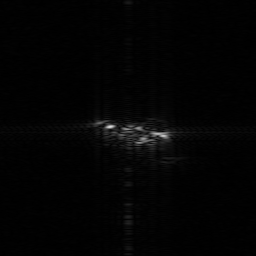
#> input picture images_ISAR/A10_104.bmp, 256 x 256 px; its folder holds only this picture in this run
$ jupyter execute --allow-errors BE_Note_Raphael.ipynb
#> lines starting #> are read from the running program, lines starting #| are printed output that depends on the picture; long printed decimals are rounded
# <center>UE 4.1 - Machine Learning </center>

UE 4.1 Machine Learning
Noms et prénoms : GETA Rayane, AZOU Raphaël

### Imports

[cell 1]
import numpy as np
import sklearn as sk
import os
import cv2
from matplotlib import pyplot as plt
import skimage
from skimage import data
from skimage.registration import phase_cross_correlation
from skimage.transform import warp_polar, rotate, rescale
from skimage.util import img_as_float
from sklearn.neighbors import KNeighborsClassifier
import random
import time

path = "./images_ISAR"

---

## Partie I - Analyse de données ISAR

<div class="alert alert-info">
<h3 class="alert-heading"> Question 1 - Généralités sur la base de données</h3>

#### Lecture du fichier
Premièrement, on load le fichier zip contenant les images.

[cell 2]
images = []
for image in os.listdir(path):
    img = cv2.imread(os.path.join(path,image),cv2.IMREAD_GRAYSCALE)
#> img is the input picture: shape (256, 256); min 0, max 219, mean 3.4
    if img is not None:
        images.append(img)

print("> Nombres d'images : "+ str(len(images)))
#| > Nombres d'images : 1
print("> Taille d'une image : "+ str(images[0].shape))
#| > Taille d'une image : (256, 256)

##Afficage de 10 d'entre elles
plt.subplots(2,5,figsize=(15,6))
#> (the rest of this cell did not finish here and is left out)

Il y a 810 images dans le dossier "images_ISAR".

#### Séparation des images par classes

[cell 3]
# Store the image file names in a list as long as they are bmps
nom_images = [f for f in os.listdir(path) if os.path.splitext(f)[-1] == '.bmp']
type_appareil=[]
for k in nom_images:
    type_appareil.append(k.split("_")[0])  #split the names before the _

#print(type_appareil)
values, counts = np.unique(type_appareil, return_counts=True)  #count the number of different elements in the list

print("Classes :", values)
print("Nombre d'images par classe :", counts)

#### Histogramme

[cell 4]
plt.figure(figsize=(8, 6))
plt.bar(values, counts, color='skyblue')
plt.xlabel('Classes')
plt.ylabel('Nombre d\'images')
plt.title('Nombre d\'images par classe')
plt.xticks(rotation=45)
plt.grid(axis='y', linestyle='--', alpha=0.7)
plt.show()
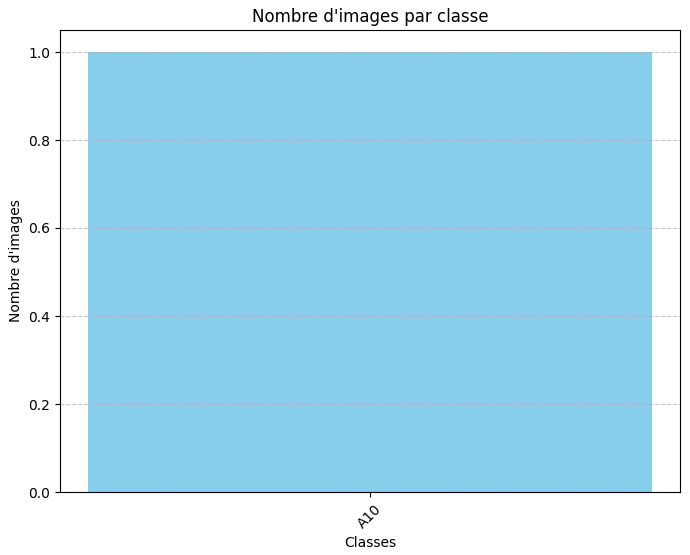
#> figure drawn by matplotlib, 1 panel

### Analyse
On constate que chaque classe contient le même nombre d'images, soit 162. Cela signifie que la base de données est équilibrée et qu'il n'y a pas de biais dans les données. Le modèle ne sera donc pas influencé par une classe plus représentée que les autres.

#### Dimension de l'espace de données

[cell 5]
# a completer
print("> Dimension de l'espace de données : ",images[0].shape[0]*images[0].shape[1])
#| > Dimension de l'espace de données :  65536
print("> Valeur maximale de l'espace de données : ",np.max(images[0]))
#| > Valeur maximale de l'espace de données :  219
print("> Valeur minimale de l'espace de données : ",np.min(images[0]))
#| > Valeur minimale de l'espace de données :  0

### Commentaires
Chaque image a une dimension de 256*256 pixels, soit 65536 pixels par image. Le modèle KPPV peut être lent et coûteux en calcul, car il doit stocker et comparer toutes les données d’entraînement pour chaque prédiction. Cela signifie qu'il n’est pas idéal pour les ensembles de données de grande taille. Il est donc dans notre intérêt de réduire la dimension de l'espace de données pour accélérer le processus de prédiction étant donné que pour les images que nous avons, les zones ayant le plus d'informations sont les zones centrales.

#### Réduction de la dimension des données

##### Affichage des niveaux de gris d'une image aléatoire

[cell 6]
# Crop d'une image [256,256] -> [150,150]
cropSize = (150,150)
xmin = (images[0].shape[0] - cropSize[0])//2
xmax = xmin + cropSize[0]
ymin = (images[0].shape[1] - cropSize[1])//2
ymax = ymin + cropSize[1]

def crop(a):
    new=[]
    for i in range(len(a)):
        new.append(a[i][ymin:ymax,xmin:xmax])
#> this loop made 1 pass
#> after the loop, new = 1 item
    return new

def aff_grey(a):
    plt.imshow(a,cmap='gray')

cropped_images = crop(images)
#> cropped_images = 1 item

plt.subplots(2,5,figsize=(15,6))
#> (the rest of this cell did not finish here and is left out)

Voici quelques images "croppées".

<div class="alert alert-info">
<h3 class="alert-heading"> Question 2 - Load BDD</h3>

Ici, on a une fonction qui à partir d'un dossier donné d'images (de format .bmp) renvoie la matrice des donneés et le vecteur des labels

[cell 7]
import cv2
import os
import numpy as np


def load_bdd(directory):
#> called with directory = './images_ISAR'
    images = []  # Matrice de données (images mises à plat)
    label_list = []  # Vecteur des classes (labels)

    nom_images = [f for f in os.listdir(directory) if os.path.splitext(f)[-1] == '.bmp']

    labels = []
    for k in nom_images:
        labels.append(k.split("_")[0])

    for filename in nom_images:
        filepath = os.path.join(directory, filename)
        if os.path.isfile(filepath):
            img = cv2.imread(filepath, cv2.IMREAD_GRAYSCALE)
            if img is not None:
                images.append(img_as_float(img))
                label = filename.split("_")[0]
                label_list.append(label)

    data = np.array(crop(images)).reshape(len(images), -1)
#> the loop in crop (call 2), `for i in range(len(a)):` made 1 pass
    label_list = np.array(label_list)
    return data, label_list

directory = "./images_ISAR"
data, label = load_bdd(directory)
print("Matrice de données :", data.shape)
#| Matrice de données : (1, 22500)
print("Vecteur des classes (labels) :", label.shape)
#| Vecteur des classes (labels) : (1,)

## Partie II - Extraction des caractéristiques discriminantes – Image polaire

<div class="alert alert-info">
<h3 class="alert-heading"> Question 1 - Fonction polaire()</h3>

[cell 8]
#Image aléatoire

image = random.choice(images)

# exemple de la fonction polaire
def polaire(image, Nr=50, Mtheta=50, Rmax=50):
#> called with Nr = 50, Mtheta = 50, Rmax = 50
    M, N = image.shape
    center_x, center_y = N//2, M//2
    polar_image = np.zeros((Nr, Mtheta))
    dtheta = 2*np.pi/(Mtheta-1)
    dr = Rmax/(Nr-1)
    for m in range(Nr):
        for n in range(Mtheta):
            theta = -np.pi + (n-1)*dtheta
            r = (m-1)*dr
            x = center_x + r*np.cos(theta)
            y = center_y + r*np.sin(theta)
            x, y = int(x), int(y)
            if x >= N or y >= M:
                continue
            polar_image[m,n] = image[x, y]
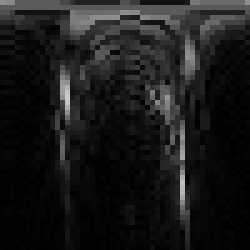
#> polar_image: shape (50, 50) float64 (shown 5 times larger); min 0, max 204, mean 25.7

    return polar_image

# A compléter


polaire_image = polaire(image)
plt.imshow(polaire_image, cmap='gray')
newDim = polaire_image.shape[0]*polaire_image.shape[1]
oldDim = image.shape[0]*image.shape[1]
gain_pourcentage = 100*abs(oldDim - newDim)/oldDim

print("> Dimension de l'espace de données avant transformation polaire : ", oldDim)
#| > Dimension de l'espace de données avant transformation polaire :  65536
print("> Dimension de l'espace de données après transformation polaire : ", newDim)
#| > Dimension de l'espace de données après transformation polaire :  2500
print("> Gain de réduction de la dimension : " + str(gain_pourcentage) + " %")
#| > Gain de réduction de la dimension : 96.185 %

#### Commentaires
La représentation des images en coordonnées polaires permet de mettre en évidence les caractéristiques de l'image en réduisant davantage la dimension de l'espace de données.

<div class="alert alert-info">
<h3 class="alert-heading"> Question 2 - Invariances des images polaires</h3>

### Invariance par rotation

[cell 9]
#
# Supposons que 'image' soit votre image d'origine
image = random.choice(images)

angles = [0,45,90,180]

cols_count = len(angles)
fig, axes = plt.subplots(2, cols_count, figsize=(15, 6))

for i in range(len(angles)):
    angle = angles[i]
    image_rotated = rotate(image, angle)
    image_polar = polaire(image_rotated)

    axes[0, i].imshow(image_rotated, cmap='gray')
    axes[0, i].set_title(f"Image rotaté de {angle}°")

    axes[1, i].imshow(image_polar, cmap='gray')
    axes[1, i].set_title(f"Transformation polaire")
#> this loop made 4 passes
#> pass 2, `image_rotated = rotate(image, angle)`:
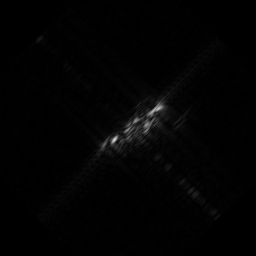
#> image_rotated: shape (256, 256) float64; min 0, max 0.847, mean 0.0126
#> after the loop:
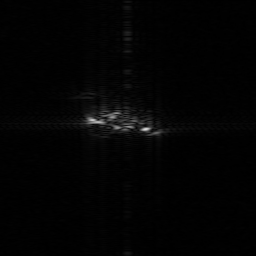
#> image_rotated: shape (256, 256) float64; min 0, max 0.859, mean 0.0134

plt.tight_layout()
plt.show()
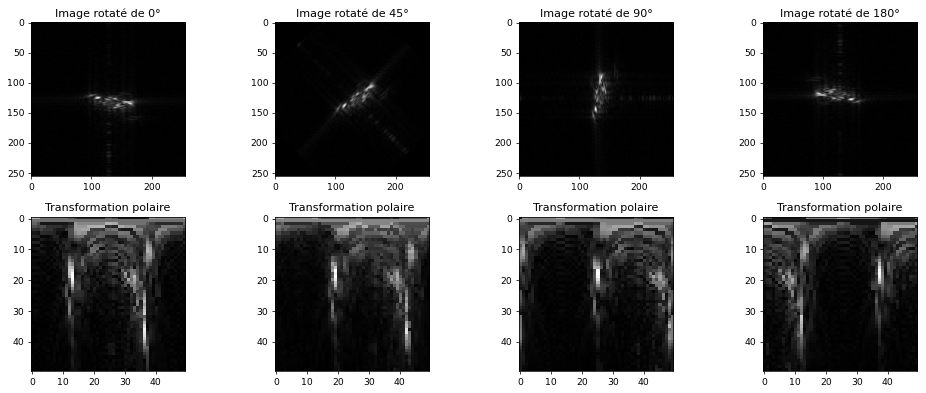
#> figure drawn by matplotlib, 8 panels

### Commentaires
On constate que les images polaires ne sont pas invariantes par rotation.

### Invariance par changement d'échelle

[cell 10]
# Supposons que 'image' soit votre image d'origine
image = random.choice(cropped_images)
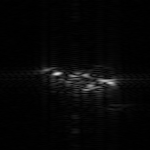
#> image: shape (150, 150); min 0, max 219, mean 6.8
def scale_image_polar(image, scale, Nr, Mtheta, Rmax):
    image_scaled = rescale(image, scale)
    image_polar = polaire(image_scaled, Nr, Mtheta, Rmax)
    return image_polar


scales = [1,2,3,4]
cols_count = len(scales)
fig, axes = plt.subplots(2, cols_count, figsize=(15, 6))

for i in range(len(scales)):
    curr_scale = scales[i]
    image_scaled = rescale(image, curr_scale)
    rmax = image_scaled.shape[0]/np.sqrt(2)
    image_polar = polaire(image_scaled, 50, 50, rmax)

    axes[0, i].imshow(image_scaled, cmap='gray')
    axes[0, i].set_title(f"Image mise à l'échelle {curr_scale}")

    axes[1, i].imshow(image_polar, cmap='gray')
    axes[1, i].set_title(f"Transformation polaire (Rmax={rmax : .2f})")
#> this loop made 4 passes
#> pass 1, `image_polar = polaire(image_scaled, 50, 50, rmax)`:
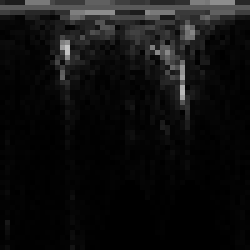
#> image_polar: shape (50, 50) float64 (shown 5 times larger); min 0, max 0.773, mean 0.0578

plt.tight_layout()
plt.show()
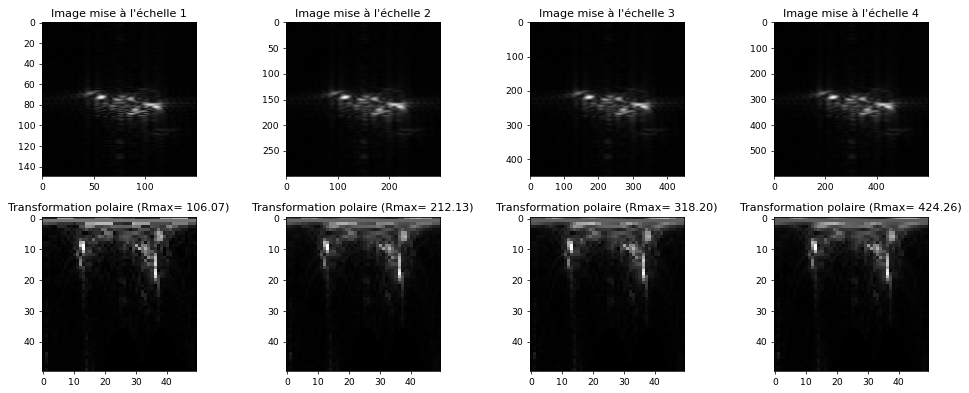
#> figure drawn by matplotlib, 8 panels

#### Commentaire
On constate que la représentation en image polaire d'une image originale est quasiment invariante par changement d'échelle de cette image originale. La dimension de l'espace de représentation par pixel sur l'image polaire est toujours identique contrairement à celle de l'image originale dont l'échelle à été changée

### Invariance par changement d'échelle et rotation

[cell 11]
image = random.choice(images)
angle = 45
scale = 3.5

image_rotated = rotate(image, angle)
image_rotated_scaled = scale_image_polar(image_rotated, scale, 50, 50, 50)
#> after the loop in polaire (call 10), `for m in range(Nr):`:
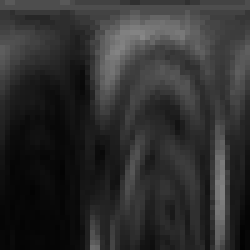
#> polar_image: shape (50, 50) float64 (shown 5 times larger); min 0.0116, max 0.526, mean 0.183
plt.subplots(1,2,figsize=(15,6))

plt.subplot(1,2,1)
plt.imshow(polaire(image), cmap='gray')
plt.title("Image d'origine")

plt.subplot(1,2,2)
plt.imshow(image_rotated_scaled, cmap='gray')
plt.title(f"Image rotatée de {angle}° et mise à l'échelle {scale}")
plt.show()

L'image obtenue est de taille (50x50).

Question 3 - Nouveau vecteurs caractéristiques: $\mathbf{I}_{θ}$ et $\mathbf{I}_{\text{r}}$

[cell 12]
# exemple de la fonction polaire
def polaire1(image, Nr=50, Mtheta=50, Rmax=50):
#> called with Nr = 50, Mtheta = 50, Rmax = 50
    M, N = image.shape
    center_x, center_y = N//2, M//2
    polar_image = np.zeros((Nr, Mtheta))
    dtheta = 2*np.pi/(Mtheta-1)
    dr = Rmax/(Nr-1)
    for m in range(Nr):
        for n in range(Mtheta):
            theta = -np.pi + (n-1)*dtheta
            r = (m-1)*dr
            x = center_x + r*np.cos(theta)
            y = center_y + r*np.sin(theta)
            x, y = int(x), int(y)
            if x >= N or y >= M:
                continue
            polar_image[m,n] = image[x, y]
    # Moyenne
    Itheta = np.mean(polar_image, axis=0)
#> Itheta = 50 values, max 79.6 at index 36, min 9.62 at index 5, mean 25.74
    Ir = np.mean(polar_image, axis=1)
#> Ir = 50 values, max 90 at index 1, min 4.34 at index 49, mean 25.74
    return polar_image, Itheta, Ir

Commençons pas regarder le résultats des vecteurs $\mathbf{I}_{θ}$ et $\mathbf{I}_{\text{r}}$ sur un image aléatoire.

[cell 13]
image = random.choice(images)
polar_image, Itheta, Ir = polaire1(image)

print("Vecteur Ir : ", Ir.shape)
#| Vecteur Ir :  (50,)
print("Vecteur Itheta : ", Itheta.shape)
#| Vecteur Itheta :  (50,)
plt.subplots(1,3,figsize=(15,6))
plt.subplot(1,3,1)
plt.imshow(polar_image, cmap='gray')
plt.subplot(1,3,2)
plt.plot(Itheta)
plt.title("Profil moyen en theta")
plt.subplot(1,3,3)
plt.plot(Ir)
plt.title("Profil moyen en r")
plt.show()
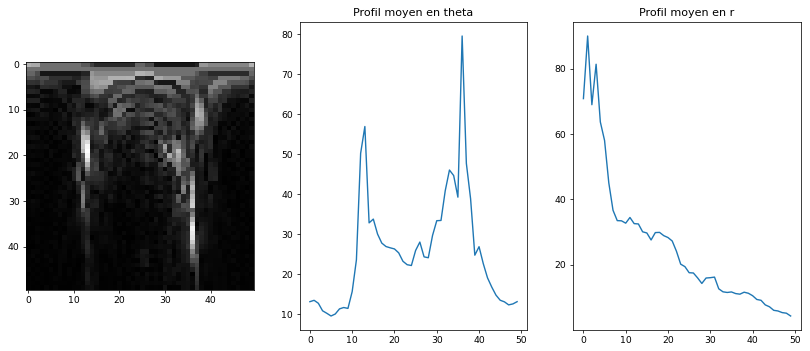
#> figure drawn by matplotlib, 3 panels; panel 2: curve peaks at x = 36, y = 79.6; panel 3: curve peaks at x = 1, y = 90

<div class="alert alert-info">
<h3 class="alert-heading"> Question 3 - Invariances des vecteurs $\mathbf{I}_{θ}$ et $\mathbf{I}_{\text{r}}$</h3>

### Invariance par rotation et changement d'échelle

[cell 14]
#Changement d'échelle: scale = 3.5
image = random.choice(cropped_images)
original_polar, Itheta_original, Ir_original = polaire1(image)
#> (the rest of the program and of its run is left out)
